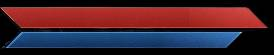
#> input picture images/character_info.jpg, 274 x 55 px
$ python -i hpmpbardetection.py   (imports and definitions only)
#> lines starting #> are read from the running program, lines starting #| are printed output that depends on the picture
#> further down, picture is the input picture: PIL image 274x55 RGB; mean R, G, B 68.2, 36, 47.1
from math import sqrt

from PIL import Image

RED = 0
GREEN = 1
BLUE = 2
COLORS = [RED, GREEN, BLUE]
RED_HEALTH = (167, 42, 37)
BLUE_HEALTH = (24, 65, 115)
HEALTH_BORDER = (0, 0, 0)
# [1 line not run here, left out]


def close_enough_to(src, target, delta):
    diff = 0
    for color in COLORS:
        diff += (src[color] - target[color]) ** 2
    diff = sqrt(diff)
    return diff <= delta


class HealthBar:
    def __init__(self, team, health_percentage, length, pos):
        self.team = team
        self.health_percentage = health_percentage
        self.length = length
        self.pos = pos

    def __str__(self):
        return "team {}, percentage {}, length {}, pos {}".format(self.team,
                                                                  self.health_percentage,
                                                                  self.length,
                                                                  self.pos
                                                                  )

    def __repr__(self):
        return str(self)


def flood_fill_health_bar(image, pos, color, traversed):
    (x, y) = pos
    health_pixels = 0
    while close_enough_to(image.getpixel((x, y)), color) \
            and (x, y) not in traversed:
        health_pixels += 1
        traversed.add((x, y))
        x += 1
    black_pixels = 0
    while close_enough_to(image.getpixel((x, y)), HEALTH_BORDER, 50) \
            and (x, y) not in traversed:
        black_pixels += 1
        traversed.add((x, y))
        x += 1
    if black_pixels > 0:
        if color is RED_HEALTH:
            team = "red"
        else:
            team = "blue"
        percent_health = health_pixels / (health_pixels + black_pixels)
        return HealthBar(team, percent_health, health_pixels + black_pixels, pos)


def in_bounds(image, pos):
    return pos[0] >= 0 and pos[1] >= 0 \
           and pos[0] < image.width and pos[1] < image.height


def flood_fill_image(image, start, delta):
    flood_fill_queue = [start]
    traversed = []
    color = image.getpixel(start)
    pos = start
    pix = image.load()
    while len(flood_fill_queue):
        (x, y) = flood_fill_queue.pop()
        positions = [(x + 1, y), (x - 1, y), (x, y + 1), (x, y - 1)]
        for position in positions:
            if in_bounds(image, position) \
                    and close_enough_to(image.getpixel(position), color, delta):
                if position not in traversed:
                    flood_fill_queue.append(position)
                    traversed.append(position)
                    (x, y) = position
                    pix[x, y] = (0, 0, 255)
    return traversed


def get_width(positions):
    return get_max_x(positions) - get_min_x(positions)


def get_height(positions):
    return get_max_y(positions) - get_min_y(positions)


def get_max_x(positions):
    return sorted(list(positions), key=lambda x: x[0])[-1][0]


def get_max_y(positions):
    return sorted(list(positions), key=lambda x: x[1])[-1][1]


def get_min_x(positions):
    return sorted(list(positions), key=lambda x: x[0])[0][0]


def get_min_y(positions):
    return sorted(list(positions), key=lambda x: x[1])[0][1]


def find_health_bars(image):
    traversed = set()
    health_bars = []
    pix = image.load()
    (width, height) = image.size
#> width = 274; height = 55
    for col in range(0, width):
        for row in range(0, height):
            #  pix = image.getpixel((col, row))
            if (col, row) in traversed:
                continue
            for health_color in [RED_HEALTH, BLUE_HEALTH]:
                border_pixels = []
                if close_enough_to(image.getpixel((col, row)), health_color, 10):
                    health_pixels = flood_fill_image(image, (col, row), 100)
                    for pos in health_pixels:
                        (x, y) = pos
                        traversed.add(pos)
                        pix[x, y] = (255, 255, 0)
                    border_pixels = flood_fill_image(image, (col - 1, row - 1), 30)
                    if len(border_pixels) == 0:
                        continue
                    health_bar_width = get_width(border_pixels)
                    health_bar_height = get_height(border_pixels)
                    health_width = get_width(health_pixels)
                    if abs(health_bar_width / health_bar_height) - 10 <= 0.5:
                        team = "blue" if health_color == BLUE_HEALTH else "red"
                        percent_health = health_width / health_bar_width
                        health_bar = HealthBar(team, percent_health, health_bar_width, (col, row))
                        health_bars.append(health_bar)

                for pos in border_pixels:
                    (x, y) = pos
                    traversed.add(pos)
                    pix[x, y] = (0, 255, 255)
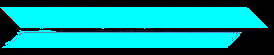
#> image: PIL image 274x55 RGB; mean R, G, B 3.8, 148.9, 150.4
    health_bars = [health_bar for health_bar in health_bars if health_bar is not None]
    health_bars.sort(key=lambda x: x.length)
    return health_bars

>>> from PIL import Image
>>> picture = Image.open('images/character_info.jpg')
>>> result = find_health_bars(picture)
